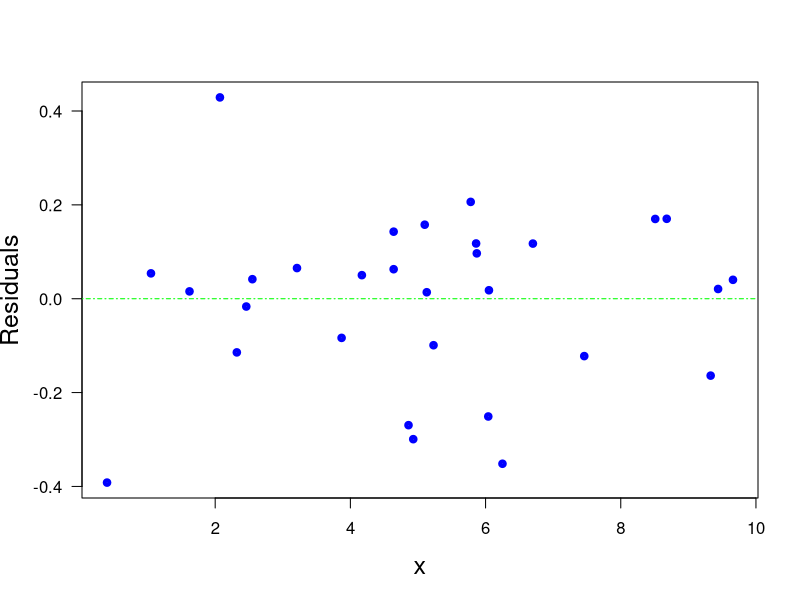

Reproduce this figure in R.
print('file: MMnonlinearFit1Res.R')
# Michaelis-Menten: residuals of non-linear regression 
#  ---------------------------------------------------
# data: 
  x = c(0.40, 1.05, 1.62, 2.07, 2.32, 2.46, 2.55, 3.21, 3.87, 4.17, 4.64, 4.64, 
        4.86, 4.93, 5.10, 5.13,5.23, 5.78, 5.86, 5.87, 6.04, 6.05, 6.25, 6.70, 
        7.46, 8.51, 8.68, 9.33, 9.44, 9.66)
  y = c(0.36, 1.54, 1.90, 2.54, 2.10, 2.25, 2.34, 2.56, 2.56, 2.75, 2.92, 2.84,
        2.54, 2.52, 3.00, 2.86,2.76, 3.13, 3.05, 3.03, 2.70, 2.97, 2.62, 3.13, 
        2.95, 3.31, 3.32, 3.02, 3.21, 3.24)
n = length(x); print(c(n,'n sample size'))
alpha = 4 # true Vmax
beta  = 2 # true half-saturation constant K
# non-linear regression: you have to choose start values for model parameters
astart = 5; print(c(astart,'start value for alpha = Vmax'))
bstart = 3; print(c(bstart,'start value for beta = K'))
NLs = summary(nls(y ~ a*x/(x+b),start=list(a=astart,b=bstart)))
aNL = NLs$coefficients[1]; bNL = NLs$coefficients[2]
uaNL = NLs$coefficients[3]; ubNL = NLs$coefficients[4]
print(c('estimated alpha = ',round(aNL,2),'+-',round(uaNL,2)))
print(c('estimated  beta = ',round(bNL,2),'+-',round(ubNL,2)))
resNL = NLs$residuals
# png('MichaelisResNL210228.png',width=16,height=12,units='cm',res=300)
plot(x,resNL,type='p',lwd=4,col='blue',xlab='x',ylab='Residuals',las=1,cex=0.6,cex.lab=1.5)
abline(h=0,col='green',lty=4)
# dev.off()
